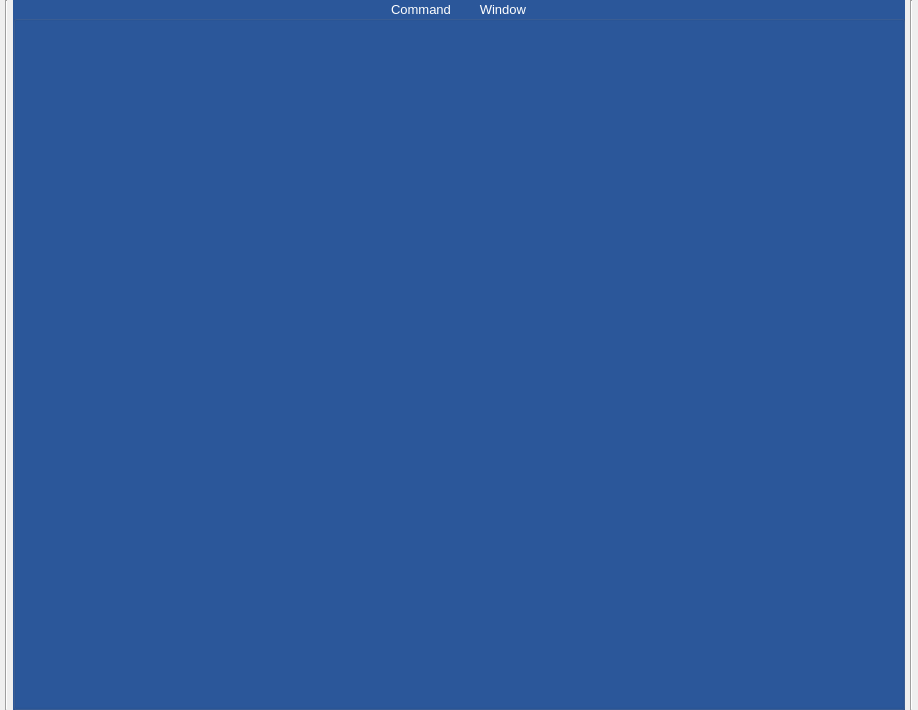
<?xml version="1.0" encoding="UTF-8"?>
<ui version="4.0">
 <class>TerminalSimulation</class>
 <widget class="QWidget" name="TerminalSimulation">
  <property name="geometry">
   <rect>
    <x>0</x>
    <y>0</y>
    <width>918</width>
    <height>710</height>
   </rect>
  </property>
  <property name="windowTitle">
   <string>EmbedJupyter</string>
  </property>
  <property name="autoFillBackground">
   <bool>false</bool>
  </property>
  <property name="styleSheet">
   <string notr="true">color: rgb(255, 255, 255);</string>
  </property>
  <layout class="QHBoxLayout" name="horizontalLayout">
   <property name="spacing">
    <number>5</number>
   </property>
   <property name="leftMargin">
    <number>5</number>
   </property>
   <property name="topMargin">
    <number>0</number>
   </property>
   <property name="rightMargin">
    <number>5</number>
   </property>
   <property name="bottomMargin">
    <number>0</number>
   </property>
   <item>
    <widget class="Line" name="line">
     <property name="frameShadow">
      <enum>QFrame::Sunken</enum>
     </property>
     <property name="lineWidth">
      <number>1</number>
     </property>
     <property name="orientation">
      <enum>Qt::Vertical</enum>
     </property>
    </widget>
   </item>
   <item>
    <layout class="QVBoxLayout" name="verticalLayout_2">
     <property name="spacing">
      <number>5</number>
     </property>
     <item>
      <widget class="QGroupBox" name="groupBox">
       <property name="font">
        <font>
         <pointsize>10</pointsize>
         <bold>false</bold>
        </font>
       </property>
       <property name="autoFillBackground">
        <bool>false</bool>
       </property>
       <property name="styleSheet">
        <string notr="true">background-color:  rgb(43, 87, 154);
color:white;</string>
       </property>
       <property name="title">
        <string>Command        Window</string>
       </property>
       <property name="alignment">
        <set>Qt::AlignCenter</set>
       </property>
       <property name="flat">
        <bool>true</bool>
       </property>
       <layout class="QVBoxLayout" name="verticalLayout">
        <property name="spacing">
         <number>0</number>
        </property>
        <property name="leftMargin">
         <number>0</number>
        </property>
        <property name="topMargin">
         <number>0</number>
        </property>
        <property name="rightMargin">
         <number>0</number>
        </property>
        <property name="bottomMargin">
         <number>0</number>
        </property>
        <item>
         <widget class="QTabWidget" name="tabWgt">
          <property name="font">
           <font>
            <pointsize>12</pointsize>
           </font>
          </property>
          <property name="focusPolicy">
           <enum>Qt::NoFocus</enum>
          </property>
          <property name="acceptDrops">
           <bool>true</bool>
          </property>
          <property name="autoFillBackground">
           <bool>false</bool>
          </property>
          <property name="styleSheet">
           <string notr="true">QTabWidget#tabWidget{background-color: rgb(43, 87, 154);border:none}
QTabBar::tab{background-color:rgb(255,255,255);color:rgb(0,0,0);}
QTabBar::tab::selected{background-color:white;color:black;};
QTabBar::tab:hover:!selected{color: white; background-color: #5888d0}


</string>
          </property>
          <property name="tabShape">
           <enum>QTabWidget::Triangular</enum>
          </property>
          <property name="currentIndex">
           <number>-1</number>
          </property>
          <property name="iconSize">
           <size>
            <width>25</width>
            <height>15</height>
           </size>
          </property>
          <property name="elideMode">
           <enum>Qt::ElideNone</enum>
          </property>
          <property name="documentMode">
           <bool>true</bool>
          </property>
          <property name="tabsClosable">
           <bool>true</bool>
          </property>
          <property name="movable">
           <bool>true</bool>
          </property>
          <property name="tabBarAutoHide">
           <bool>false</bool>
          </property>
         </widget>
        </item>
       </layout>
      </widget>
     </item>
    </layout>
   </item>
   <item>
    <widget class="Line" name="line_2">
     <property name="frameShadow">
      <enum>QFrame::Sunken</enum>
     </property>
     <property name="orientation">
      <enum>Qt::Vertical</enum>
     </property>
    </widget>
   </item>
  </layout>
 </widget>
 <resources>
  <include location="../../../resource/ribbon_resource.qrc"/>
 </resources>
 <connections/>
</ui>
